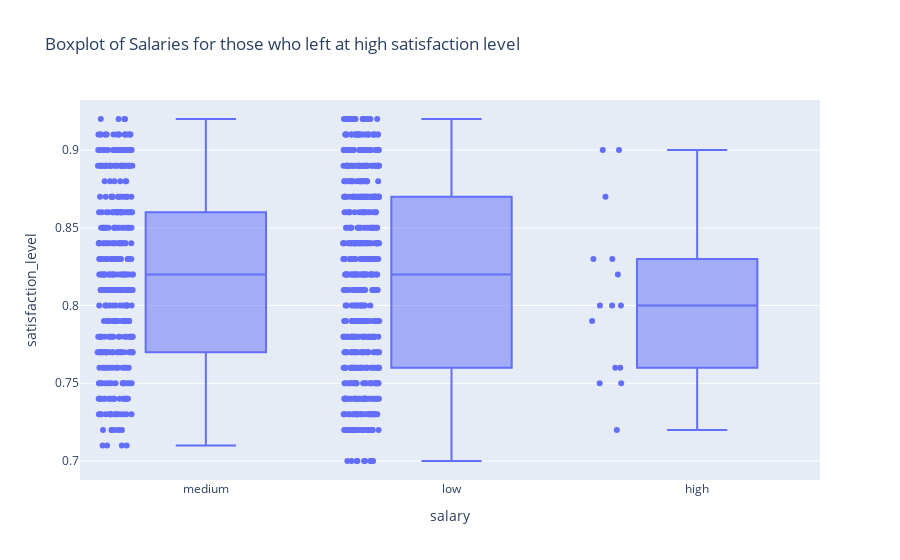

The cell this chart's notebook holds for it:
### Code cell
# Distribution of satisfaction level for those who left at high satisfaction level
plt.figure(figsize=(10,6))
sns.histplot(satisfaction_high[satisfaction_high['left']==1]['satisfaction_level'], kde=True, color='red', label='Left',bins=10)
plt.title('Distribution of Satisfaction Level for those who left at high satisfaction level')
plt.legend()
plt.show()

# Distribution of last evaluation for those who left at high satisfaction level
plt.figure(figsize=(10,6))
sns.histplot(satisfaction_high[satisfaction_high['left']==1]['last_evaluation'], kde=True, color='red', label='Left',bins=10)
plt.title('Distribution of Last Evaluation for those who left at high satisfaction level')
plt.legend()
plt.show()

# Distribution of average monthly hours for those who left at high satisfaction level
plt.figure(figsize=(10,6))
sns.histplot(satisfaction_high[satisfaction_high['left']==1]['average_montly_hours'], kde=True, color='red', label='Left',bins=10)
plt.title('Distribution of Average Monthly Hours for those who left at high satisfaction level')
plt.legend()
plt.show()

# Distribution of number of projects for those who left at high satisfaction level
plt.figure(figsize=(10,6))
sns.histplot(satisfaction_high[satisfaction_high['left']==1]['number_project'], kde=True, color='red', label='Left',bins=10)
plt.title('Distribution of Number of Projects for those who left at high satisfaction level')
plt.legend()
plt.show()

#Distribution of time spent at the company for those who left at high satisfaction level
plt.figure(figsize=(10,6))
sns.histplot(satisfaction_high[satisfaction_high['left']==1]['time_spend_company'], kde=True, color='red', label='Left',bins=10)
plt.title('Distribution of Time Spent at Company for those who left at high satisfaction level')
plt.legend()
plt.show()

# Ploytly boxplot of salaries for those who left at high satisfaction level with title
import plotly.express as px
fig = px.box(satisfaction_high[satisfaction_high['left']==1], x='salary', y='satisfaction_level', points='all', title='Boxplot of Salaries for those who left at high satisfaction level')
fig.show()

### Figure 1 — Plotly figure (JSON) as saved in the notebook; plotly's stock layout.template omitted (floating-point values rounded to 4 significant figures; data arrays with more than 128 entries replaced by an {"elided": "..."} marker saying what was removed)
{"data": [{"alignmentgroup": "True", "boxpoints": "all", "hovertemplate": "salary=%{x}<br>satisfaction_level=%{y}<extra></extra>", "legendgroup": "", "marker": {"color": "#636efa"}, "name": "", "notched": false, "offsetgroup": "", "orientation": "v", "showlegend": false, "type": "box", "x": {"elided": "943 str values"}, "x0": " ", "xaxis": "x", "y": {"elided": "943 float values"}, "y0": " ", "yaxis": "y"}], "layout": {"boxmode": "group", "legend": {"tracegroupgap": 0}, "title": {"text": "Boxplot of Salaries for those who left at high satisfaction level"}, "xaxis": {"anchor": "y", "domain": [0, 1], "title": {"text": "salary"}}, "yaxis": {"anchor": "x", "domain": [0, 1], "title": {"text": "satisfaction_level"}}}}
